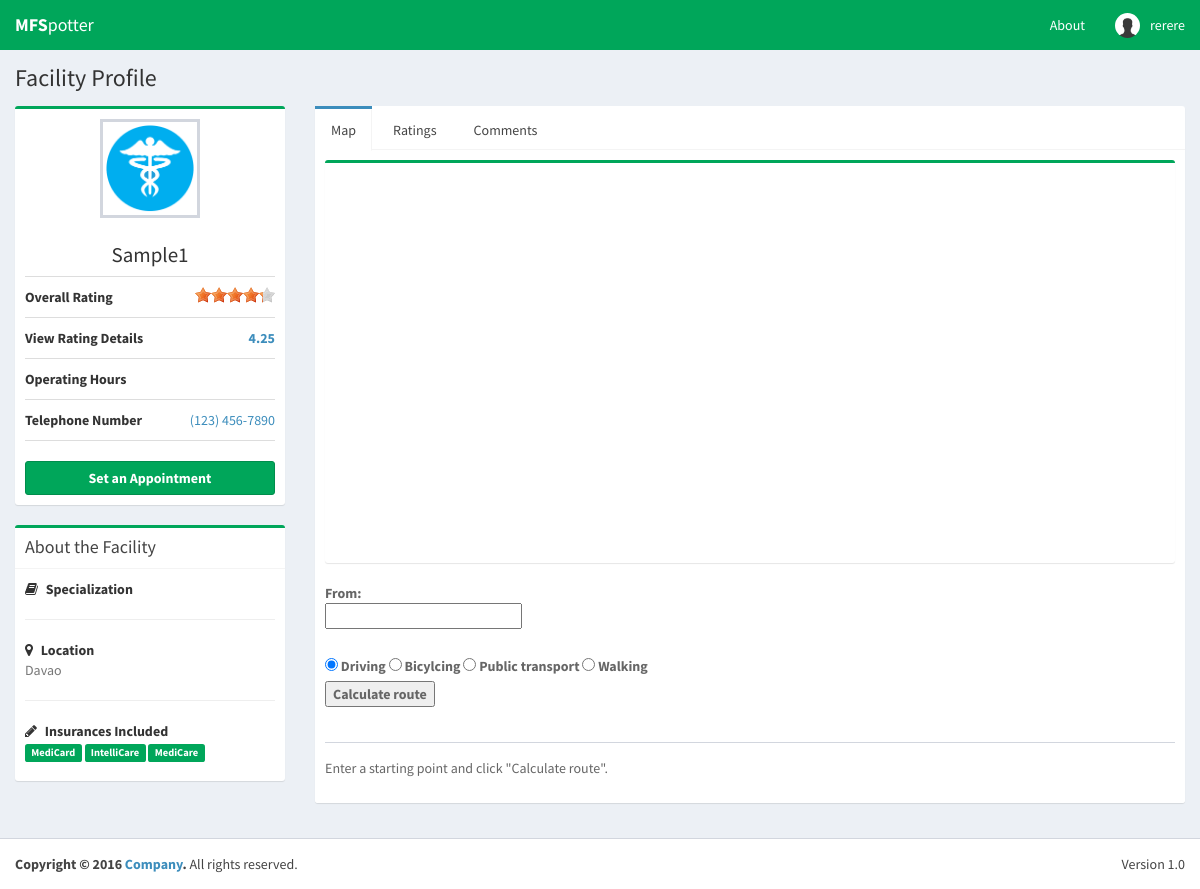
Page /facilityProfile.php?id=1 (signed in) on the committed database.
### tables this page shows
CREATE TABLE IF NOT EXISTS `facility` (
  `facilityID` int(4) NOT NULL AUTO_INCREMENT,
  `facilityName` varchar(50) NOT NULL,
  `telephoneNumber` text NOT NULL,
  `longhitude` double DEFAULT NULL,
  `latitude` double DEFAULT NULL,
  `address` varchar(40) NOT NULL,
  `facilityPicture` varchar(30) NOT NULL,
  PRIMARY KEY (`facilityID`)
);

### config.php (called while the page is built, shortened)
<?php
$dbname="mfspotter";
?>

### facilityProfile.php (the view, shortened to what this page needs)
<?php
  $facility_id = $_GET["id"];
  include('config.php');
  $insurance_name = array();
  $query = "SELECT * FROM `facility` WHERE facilityID = " . $facility_id . " ";
  $result = mysqli_query($connect, $query);
  if(mysqli_num_rows($result) > 0)
  {
    while($row = mysqli_fetch_array($result))
    {
      $facility_name = $row['facilityName'];
      $facility_tel = $row['telephoneNumber'];
      $facility_address = $row['address'];
      $facility_picture = $row['facilityPicture'];
    }
  }
  $query3 = "SELECT * FROM insurances WHERE insurancesID IN ( SELECT insurancesID FROM insurancescovered WHERE facilityID = " . $facility_id . " )";
  $result3 = mysqli_query($connect, $query3);
  if(mysqli_num_rows($result3) > 0)
  {
    while($row3 = mysqli_fetch_array($result3))
    {
      $insurance_name[] = $row3['insuranceName'];
    }
  }
function getOverallVotePerID($id){
  include('config.php');
  $query = "SELECT AVG(rating) as overall, (SELECT AVG(rating) as last FROM rating WHERE dateRated <= DATE_SUB(NOW(),INTERVAL 1 YEAR) AND rating.facilityID = ".$id.")/2 as oneYearBefore
  FROM rating, facility
  WHERE rating.facilityID = facility.facilityID AND facility.facilityID = ".$id."
            AND dateRated >= DATE_SUB(NOW(),INTERVAL 1 YEAR)
            GROUP BY facility.facilityID";
  $result = mysqli_query($connect, $query);
  if(mysqli_num_rows($result) > 0)
  {
    while($row = mysqli_fetch_array($result))
    {
      if($row['oneYearBefore'] == null)
      {
        return number_format($row['overall'],2);
      }
      else
      {
        return number_format(($row['overall'] + $row['oneYearBefore'])/2 ,2);
      }
    }
  }
  else
  {
    return 0;
  }
}
?>
<!DOCTYPE html>
<html>
<head>
  <link rel="stylesheet" href="bootstrap/css/bootstrap.min.css">
  <link rel="stylesheet" href="https://cdnjs.cloudflare.com/ajax/libs/font-awesome/4.5.0/css/font-awesome.min.css">
  <link rel="stylesheet" href="https://cdnjs.cloudflare.com/ajax/libs/ionicons/2.0.1/css/ionicons.min.css">
  <link rel="stylesheet" href="dist/css/AdminLTE.min.css">
  <link rel="stylesheet" href="dist/css/skins/_all-skins.min.css">
  <link rel="stylesheet" href="plugins/rateit-scripts/rateit.css">
  <link rel="stylesheet" href="http://maxcdn.bootstrapcdn.com/font-awesome/latest/css/font-awesome.min.css">
  <link rel="stylesheet" href="dist/themes/fontawesome-stars.css">
  <link rel="stylesheet" href="dist/themes/fontawesome-stars-o.css">
</head>
<body class="hold-transition skin-green layout-top-nav" onload="load()">
<div class="wrapper">
   <header class="main-header">
    <nav class="navbar navbar-static-top">
      <div class="navbar-header">
        <a href="../mfspotter/Landing.php" class="navbar-brand"><b>MFS</b>potter</a>
      </div>
        <div class="navbar-custom-menu">
          <ul class="nav navbar-nav">
            <li><a href="#">About</a></li>
          <?php
            if(!(isset($_SESSION['username'])) && !(isset($_SESSION['password'])))
            {
              echo "<script>alert('Not Logged in!')</script>";
              redirect('login.php');
            }
            else
            {
              echo '<li class="dropdown user user-menu">
                    <a href="#" class="dropdown-toggle" data-toggle="dropdown">
                      <img src="dist/img/profpic/'.$_SESSION["profilePicture"].'.jpg" class="user-image" alt="User Image">
                      <span class="hidden-xs">'.$_SESSION["firstname"].' '.$_SESSION["lastname"] .'</span>
                    </a>
                    <ul class="dropdown-menu">
                      <li class="user-header">
                        <img src="dist/img/profpic/'.$_SESSION["profilePicture"].'.jpg" class="img-circle" alt="User Image">
                        <p>
                          Alexander Pierce
                          '.$_SESSION["firstname"].' '.$_SESSION["lastname"] .'
                          <small>'. $_SESSION["usertype"] .'</small>
                        </p>
                      </li>';
            }
          ?>
            </ul>
          </li>
        </ul>
      </div>
    </nav>
  </header>
  <div class="content-wrapper">
      <section class="content-header">
        <h1>
          Facility Profile
        </h1>
      </section>
      <section class="content">
        <div class="row">
        <div class="col-md-3">
          <div class="box box-primary box-success">
            <div class="box-body box-profile">
              <img class="profile-user-img img-responsive" src="/mfspotter/dist/img/facilitypic/<?php echo $facility_picture ?>.jpg" alt="User profile picture">
              <h3 class="profile-username text-center"><?php echo $facility_name ?></h3>
              <ul class="list-group list-group-unbordered">
                <li class="list-group-item">
                  <b>Overall Rating</b>
                      <a class="pull-right">
                        <div class="rateit" data-rateit-value="<?php echo getOverallVotePerID($facility_id)?>"  data-rateit-ispreset="true" data-rateit-readonly="true">
                        </div>
                      </a>
                </li>
                <li class="list-group-item">
                  <b>View Rating Details</b>
                      <a class="pull-right">
                       <b><a data-toggle="modal" href="#ratingDetailsModal" class="pull-right"><?php echo number_format(getOverallVotePerID($facility_id),2)?></a></b>
                      </a>
                </li>
                <li class="list-group-item">
                  <b>Operating Hours</b>
                </li>
                <li class="list-group-item">
                  <b>Telephone Number</b> <a class="pull-right"><?php echo $facility_tel ?></a>
                </li>
              </ul>
               <a href="appointment.php?id=<?php echo $facility_id ?>" class="btn btn-success btn-block"><b>Set an Appointment</b></a>
            </div>
          </div>
          <div class="box box-primary box-success">
            <div class="box-header with-border">
              <h3 class="box-title">About the Facility</h3>
            </div>
            <div class="box-body">
              <strong><i class="fa fa-book margin-r-5"></i> Specialization</strong>
              <hr>
              <strong><i class="fa fa-map-marker margin-r-5"></i> Location</strong>
              <p class="text-muted"><?php echo $facility_address ?></p>
              <hr>
              <strong><i class="fa fa-pencil margin-r-5"></i> Insurances Included</strong>
              <p>
                <?php
                  foreach($insurance_name as $i)
                  {
                    echo '<span class="label label-success">'. $i .'</span> ';
                  }
                ?>
              </p>
            </div>
          </div>
        </div>
        <div class="col-md-9">
          <div class="nav-tabs-custom">
            <ul class="nav nav-tabs">
              <li class="active"><a href="#ltab_1" data-toggle="tab">Map</a></li>
              <li><a href="#ltab_2" data-toggle="tab">Ratings</a></li>
              <li><a href="#ltab_3" data-toggle="tab">Comments</a></li>
            </ul>
            <div class="tab-content">
              <div class="tab-pane active" id="ltab_1">
                <div class="box box-primary box-success">
                  <div id="viewfaci_map" style="position: relative; width:100%; height:400px"></div>
                </div>
                <div class="post">
                  <div class="user-block">
                      <label>
                        From: <br />
                        <input type="text" id="routeStart">
                              <br><a href="#" class="autoLink" style="display: none;">Use current location: <span>not found</span></a>
                      </label>
                        <br>
                        <label>
                        <br>
                      <label><input type="radio" name="travelMode" value="DRIVING" checked /> Driving</label>
                      <label><input type="radio" name="travelMode" value="BICYCLING" /> Bicylcing</label>
                      <label><input type="radio" name="travelMode" value="TRANSIT" /> Public transport</label>
                      <label><input type="radio" name="travelMode" value="WALKING" /> Walking</label>
                      <br><input type="submit" value="Calculate route" onclick="calcRoute();return false">
                  </div>
                </div>
                <div class="post">
                  <div class="user-block">
                    <div id="directionsPanel">
                      Enter a starting point and click "Calculate route".
                    </div>
                  </div>
                </div>
              </div>
              </div>
            </div>
          </div>
        </div>
        </div>
  </div>
  <footer class="main-footer">
    <div class="pull-right hidden-xs">
      Version 1.0
    </div>
    <strong>Copyright &copy; 2016 <a href="#">Company</a>.</strong> All rights reserved.
  </footer>
</body>
</html>

### rows in the picture
facility: facilityPicture (placeholder picture), facilityName "Sample1", telephoneNumber "(123) 456-7890", address "Davao"

### other values in the picture
$_SESSION["firstname"] "rerere"
getOverallVotePerID($facility_id) "4.25"
$i "MediCard"
$i "IntelliCare"
$i "MediCare"
